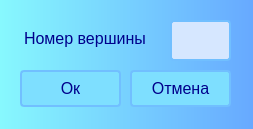
<?xml version="1.0" encoding="UTF-8"?>
<ui version="4.0">
 <class>DeleteVertexDialog</class>
 <widget class="QDialog" name="DeleteVertexDialog">
  <property name="geometry">
   <rect>
    <x>0</x>
    <y>0</y>
    <width>253</width>
    <height>129</height>
   </rect>
  </property>
  <property name="windowTitle">
   <string>Выберите номер вершины</string>
  </property>
  <property name="styleSheet">
   <string notr="true">QDialog {
background-color: qlineargradient( x1:0 y1:0, x2:1 y2:0, stop:0 #87F8FE, stop:1 #67A9FF);
}

QPushButton {
background-color: #7EDFFF;
border: 2px solid #71BFFF;
border-radius: 4px;

padding: 6px;
margin-bottom: 4px;
}

QLabel, QPushButton, QLineEdit {
font-size: 16px;
font-family: &quot;segoe ui semibold&quot;;
color: darkblue;
border-radius: 4px;
}

QLabel {
margin-bottom: 4px;
}

QLineEdit {
background-color: #D6E7FF;
border: 2px solid #71BFFF;
padding: 4px;
}



QPushButton:hover, QLineEdit:hover {
border: 3px solid #558FCC;
font-size: 17px;
border-radius: 8px;
}

QPushButton:hover { background-color: #84F4FF; }</string>
  </property>
  <widget class="QLineEdit" name="DelitableVertexIndexLineEdit">
   <property name="geometry">
    <rect>
     <x>170</x>
     <y>20</y>
     <width>61</width>
     <height>41</height>
    </rect>
   </property>
   <property name="text">
    <string/>
   </property>
  </widget>
  <widget class="QLabel" name="label">
   <property name="geometry">
    <rect>
     <x>20</x>
     <y>20</y>
     <width>151</width>
     <height>41</height>
    </rect>
   </property>
   <property name="text">
    <string>Номер вершины</string>
   </property>
  </widget>
  <widget class="QPushButton" name="ApplySettingsPushButton">
   <property name="geometry">
    <rect>
     <x>20</x>
     <y>70</y>
     <width>101</width>
     <height>41</height>
    </rect>
   </property>
   <property name="text">
    <string>Ок</string>
   </property>
  </widget>
  <widget class="QPushButton" name="CancelPushButton">
   <property name="geometry">
    <rect>
     <x>130</x>
     <y>70</y>
     <width>101</width>
     <height>41</height>
    </rect>
   </property>
   <property name="text">
    <string>Отмена</string>
   </property>
  </widget>
 </widget>
 <resources/>
 <connections/>
</ui>
